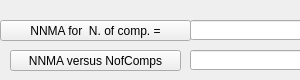
<?xml version="1.0" encoding="UTF-8"?>
<ui version="4.0">
 <class>Form</class>
 <widget class="QWidget" name="Form">
  <property name="geometry">
   <rect>
    <x>0</x>
    <y>0</y>
    <width>300</width>
    <height>80</height>
   </rect>
  </property>
  <property name="minimumSize">
   <size>
    <width>300</width>
    <height>80</height>
   </size>
  </property>
  <property name="windowTitle">
   <string>Form</string>
  </property>
  <widget class="QPushButton" name="pushButton_byNofComps">
   <property name="geometry">
    <rect>
     <x>0</x>
     <y>20</y>
     <width>191</width>
     <height>21</height>
    </rect>
   </property>
   <property name="sizePolicy">
    <sizepolicy hsizetype="Fixed" vsizetype="Fixed">
     <horstretch>0</horstretch>
     <verstretch>0</verstretch>
    </sizepolicy>
   </property>
   <property name="text">
    <string>NNMA for  N. of comp. =</string>
   </property>
  </widget>
  <widget class="QLineEdit" name="lineEdit_byNofComps">
   <property name="geometry">
    <rect>
     <x>190</x>
     <y>20</y>
     <width>113</width>
     <height>20</height>
    </rect>
   </property>
   <property name="sizePolicy">
    <sizepolicy hsizetype="Fixed" vsizetype="Fixed">
     <horstretch>0</horstretch>
     <verstretch>0</verstretch>
    </sizepolicy>
   </property>
   <property name="toolTip">
    <string>&lt;html&gt;&lt;head/&gt;&lt;body&gt;&lt;p&gt;Given a number of components, the push button calculates and plot them,&lt;/p&gt;&lt;p&gt;and set the represented signal percentage in the input entry for the PCA by percentage button &lt;/p&gt;&lt;/body&gt;&lt;/html&gt;</string>
   </property>
  </widget>
  <widget class="QPushButton" name="pushButton_percentage">
   <property name="geometry">
    <rect>
     <x>10</x>
     <y>50</y>
     <width>171</width>
     <height>21</height>
    </rect>
   </property>
   <property name="sizePolicy">
    <sizepolicy hsizetype="Fixed" vsizetype="Fixed">
     <horstretch>0</horstretch>
     <verstretch>0</verstretch>
    </sizepolicy>
   </property>
   <property name="text">
    <string>NNMA versus NofComps</string>
   </property>
  </widget>
  <widget class="QLineEdit" name="lineEdit_percentage">
   <property name="geometry">
    <rect>
     <x>190</x>
     <y>50</y>
     <width>113</width>
     <height>20</height>
    </rect>
   </property>
   <property name="sizePolicy">
    <sizepolicy hsizetype="Fixed" vsizetype="Fixed">
     <horstretch>0</horstretch>
     <verstretch>0</verstretch>
    </sizepolicy>
   </property>
   <property name="toolTip">
    <string>&lt;html&gt;&lt;head/&gt;&lt;body&gt;&lt;p&gt;Given a percentage, the push button calculates components till the percentage is reached. Then the components are plotted and the  input entry for the PCA by N. of components is updated.&lt;/p&gt;&lt;/body&gt;&lt;/html&gt;</string>
   </property>
  </widget>
 </widget>
 <resources/>
 <connections/>
</ui>
